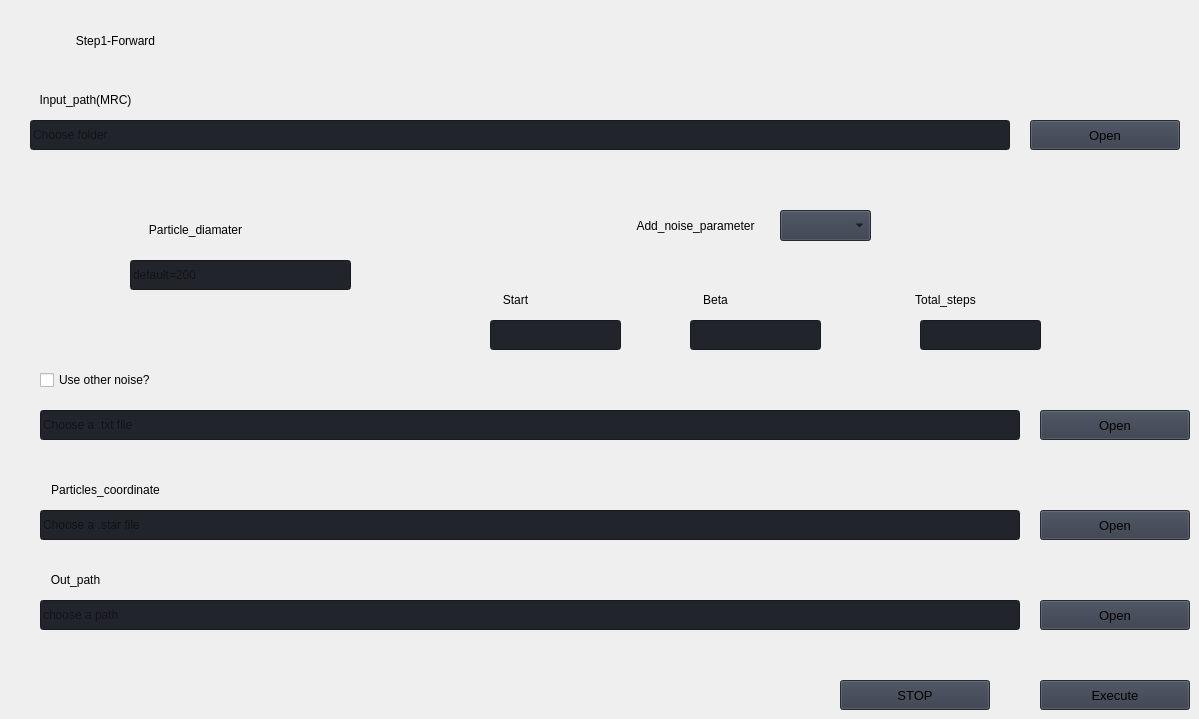
                   <widget class="QWidget" name="forward">
                    <widget class="QLabel" name="label">
                     <property name="geometry">
                      <rect>
                       <x>-10</x>
                       <y>30</y>
                       <width>251</width>
                       <height>21</height>
                      </rect>
                     </property>
                     <property name="styleSheet">
                      <string notr="true">font: 18pt &quot;Sans Serif&quot;;</string>
                     </property>
                     <property name="text">
                      <string>Step1-Forward</string>
                     </property>
                     <property name="alignment">
                      <set>Qt::AlignCenter</set>
                     </property>
                    </widget>
                    <widget class="QPushButton" name="btn_for_browser_2">
                     <property name="geometry">
                      <rect>
                       <x>1030</x>
                       <y>120</y>
                       <width>150</width>
                       <height>30</height>
                      </rect>
                     </property>
                     <property name="minimumSize">
                      <size>
                       <width>150</width>
                       <height>30</height>
                      </size>
                     </property>
                     <property name="font">
                      <font>
                       <family>Segoe UI</family>
                       <pointsize>10</pointsize>
                       <italic>false</italic>
                       <bold>false</bold>
                      </font>
                     </property>
                     <property name="cursor">
                      <cursorShape>PointingHandCursor</cursorShape>
                     </property>
                     <property name="styleSheet">
                      <string notr="true">background-color: rgb(52, 59, 72);</string>
                     </property>
                     <property name="text">
                      <string>Open</string>
                     </property>
                     <property name="icon">
                      <iconset resource="resources.qrc">
                       <normaloff>:/icons/images/icons/cil-folder-open.png</normaloff>:/icons/images/icons/cil-folder-open.png</iconset>
                     </property>
                    </widget>
                    <widget class="QLineEdit" name="lineEdit_2">
                     <property name="geometry">
                      <rect>
                       <x>30</x>
                       <y>120</y>
                       <width>980</width>
                       <height>30</height>
                      </rect>
                     </property>
                     <property name="minimumSize">
                      <size>
                       <width>0</width>
                       <height>30</height>
                      </size>
                     </property>
                     <property name="styleSheet">
                      <string notr="true">background-color: rgb(33, 37, 43);</string>
                     </property>
                     <property name="text">
                      <string/>
                     </property>
                     <property name="readOnly">
                      <bool>false</bool>
                     </property>
                     <property name="placeholderText">
                      <string>Choose folder</string>
                     </property>
                    </widget>
                    <widget class="QPushButton" name="btn_execute">
                     <property name="geometry">
                      <rect>
                       <x>1040</x>
                       <y>680</y>
                       <width>150</width>
                       <height>30</height>
                      </rect>
                     </property>
                     <property name="minimumSize">
                      <size>
                       <width>150</width>
                       <height>30</height>
                      </size>
                     </property>
                     <property name="font">
                      <font>
                       <family>Segoe UI</family>
                       <pointsize>10</pointsize>
                       <italic>false</italic>
                       <bold>false</bold>
                      </font>
                     </property>
                     <property name="cursor">
                      <cursorShape>PointingHandCursor</cursorShape>
                     </property>
                     <property name="styleSheet">
                      <string notr="true">background-color: rgb(52, 59, 72);</string>
                     </property>
                     <property name="text">
                      <string>Execute</string>
                     </property>
                     <property name="icon">
                      <iconset theme="media-seek-forward" resource="resources.qrc">
                       <normaloff>:/icons/images/icons/cil-caret-right.png</normaloff>:/icons/images/icons/cil-caret-right.png</iconset>
                     </property>
                    </widget>
                    <widget class="QLabel" name="label_2">
                     <property name="geometry">
                      <rect>
                       <x>10</x>
                       <y>90</y>
                       <width>151</width>
                       <height>20</height>
                      </rect>
                     </property>
                     <property name="toolTip">
                      <string>&lt;html&gt;&lt;head/&gt;&lt;body&gt;&lt;p&gt;&lt;span style=&quot; font-size:20pt;&quot;&gt;test&lt;/span&gt;&lt;/p&gt;&lt;/body&gt;&lt;/html&gt;</string>
                     </property>
                     <property name="whatsThis">
                      <string>&lt;html&gt;&lt;head/&gt;&lt;body&gt;&lt;p&gt;test&lt;/p&gt;&lt;/body&gt;&lt;/html&gt;</string>
                     </property>
                     <property name="text">
                      <string>Input_path(MRC)</string>
                     </property>
                     <property name="alignment">
                      <set>Qt::AlignCenter</set>
                     </property>
                    </widget>
                    <widget class="QLabel" name="label_4">
                     <property name="geometry">
                      <rect>
                       <x>120</x>
                       <y>220</y>
                       <width>151</width>
                       <height>20</height>
                      </rect>
                     </property>
                     <property name="text">
                      <string>Particle_diamater</string>
                     </property>
                     <property name="alignment">
                      <set>Qt::AlignCenter</set>
                     </property>
                    </widget>
                    <widget class="QLineEdit" name="lineEdit_4">
                     <property name="geometry">
                      <rect>
                       <x>130</x>
                       <y>260</y>
                       <width>221</width>
                       <height>30</height>
                      </rect>
                     </property>
                     <property name="minimumSize">
                      <size>
                       <width>0</width>
                       <height>30</height>
                      </size>
                     </property>
                     <property name="styleSheet">
                      <string notr="true">background-color: rgb(33, 37, 43);</string>
                     </property>
                     <property name="text">
                      <string/>
                     </property>
                     <property name="readOnly">
                      <bool>false</bool>
                     </property>
                     <property name="placeholderText">
                      <string>default=200</string>
                     </property>
                    </widget>
                    <widget class="QLineEdit" name="lineEdit_5">
                     <property name="geometry">
                      <rect>
                       <x>690</x>
                       <y>320</y>
                       <width>131</width>
                       <height>30</height>
                      </rect>
                     </property>
                     <property name="minimumSize">
                      <size>
                       <width>0</width>
                       <height>30</height>
                      </size>
                     </property>
                     <property name="styleSheet">
                      <string notr="true">background-color: rgb(33, 37, 43);</string>
                     </property>
                     <property name="text">
                      <string/>
                     </property>
                     <property name="readOnly">
                      <bool>false</bool>
                     </property>
                     <property name="placeholderText">
                      <string/>
                     </property>
                    </widget>
                    <widget class="QLineEdit" name="lineEdit_6">
                     <property name="geometry">
                      <rect>
                       <x>920</x>
                       <y>320</y>
                       <width>121</width>
                       <height>30</height>
                      </rect>
                     </property>
                     <property name="minimumSize">
                      <size>
                       <width>0</width>
                       <height>30</height>
                      </size>
                     </property>
                     <property name="styleSheet">
                      <string notr="true">background-color: rgb(33, 37, 43);</string>
                     </property>
                     <property name="text">
                      <string/>
                     </property>
                     <property name="readOnly">
                      <bool>false</bool>
                     </property>
                     <property name="placeholderText">
                      <string/>
                     </property>
                    </widget>
                    <widget class="QLabel" name="label_5">
                     <property name="geometry">
                      <rect>
                       <x>640</x>
                       <y>290</y>
                       <width>151</width>
                       <height>20</height>
                      </rect>
                     </property>
                     <property name="text">
                      <string>Beta</string>
                     </property>
                     <property name="alignment">
                      <set>Qt::AlignCenter</set>
                     </property>
                    </widget>
                    <widget class="QLabel" name="label_6">
                     <property name="geometry">
                      <rect>
                       <x>870</x>
                       <y>290</y>
                       <width>151</width>
                       <height>20</height>
                      </rect>
                     </property>
                     <property name="text">
                      <string>Total_steps</string>
                     </property>
                     <property name="alignment">
                      <set>Qt::AlignCenter</set>
                     </property>
                    </widget>
                    <widget class="QLineEdit" name="lineEdit_7">
                     <property name="geometry">
                      <rect>
                       <x>40</x>
                       <y>410</y>
                       <width>980</width>
                       <height>30</height>
                      </rect>
                     </property>
                     <property name="minimumSize">
                      <size>
                       <width>0</width>
                       <height>30</height>
                      </size>
                     </property>
                     <property name="styleSheet">
                      <string notr="true">background-color: rgb(33, 37, 43);</string>
                     </property>
                     <property name="text">
                      <string/>
                     </property>
                     <property name="readOnly">
                      <bool>false</bool>
                     </property>
                     <property name="placeholderText">
                      <string>Choose a .txt file</string>
                     </property>
                    </widget>
                    <widget class="QLineEdit" name="lineEdit_8">
                     <property name="geometry">
                      <rect>
                       <x>40</x>
                       <y>510</y>
                       <width>980</width>
                       <height>30</height>
                      </rect>
                     </property>
                     <property name="minimumSize">
                      <size>
                       <width>0</width>
                       <height>30</height>
                      </size>
                     </property>
                     <property name="styleSheet">
                      <string notr="true">background-color: rgb(33, 37, 43);</string>
                     </property>
                     <property name="text">
                      <string/>
                     </property>
                     <property name="readOnly">
                      <bool>false</bool>
                     </property>
                     <property name="placeholderText">
                      <string>Choose a .star file</string>
                     </property>
                    </widget>
                    <widget class="QPushButton" name="btn_for_browser_pc">
                     <property name="geometry">
                      <rect>
                       <x>1040</x>
                       <y>510</y>
                       <width>150</width>
                       <height>30</height>
                      </rect>
                     </property>
                     <property name="minimumSize">
                      <size>
                       <width>150</width>
                       <height>30</height>
                      </size>
                     </property>
                     <property name="font">
                      <font>
                       <family>Segoe UI</family>
                       <pointsize>10</pointsize>
                       <italic>false</italic>
                       <bold>false</bold>
                      </font>
                     </property>
                     <property name="cursor">
                      <cursorShape>PointingHandCursor</cursorShape>
                     </property>
                     <property name="styleSheet">
                      <string notr="true">background-color: rgb(52, 59, 72);</string>
                     </property>
                     <property name="text">
                      <string>Open</string>
                     </property>
                     <property name="icon">
                      <iconset resource="resources.qrc">
                       <normaloff>:/icons/images/icons/cil-folder-open.png</normaloff>:/icons/images/icons/cil-folder-open.png</iconset>
                     </property>
                    </widget>
                    <widget class="QLabel" name="label_8">
                     <property name="geometry">
                      <rect>
                       <x>30</x>
                       <y>480</y>
                       <width>151</width>
                       <height>20</height>
                      </rect>
                     </property>
                     <property name="toolTip">
                      <string>&lt;html&gt;&lt;head/&gt;&lt;body&gt;&lt;p&gt;&lt;span style=&quot; font-size:18pt;&quot;&gt;Particles coordinate .star file&lt;/span&gt;&lt;/p&gt;&lt;/body&gt;&lt;/html&gt;</string>
                     </property>
                     <property name="text">
                      <string>Particles_coordinate</string>
                     </property>
                     <property name="alignment">
                      <set>Qt::AlignCenter</set>
                     </property>
                    </widget>
                    <widget class="QPushButton" name="btn_for_browser_5">
                     <property name="geometry">
                      <rect>
                       <x>1040</x>
                       <y>600</y>
                       <width>150</width>
                       <height>30</height>
                      </rect>
                     </property>
                     <property name="minimumSize">
                      <size>
                       <width>150</width>
                       <height>30</height>
                      </size>
                     </property>
                     <property name="font">
                      <font>
                       <family>Segoe UI</family>
                       <pointsize>10</pointsize>
                       <italic>false</italic>
                       <bold>false</bold>
                      </font>
                     </property>
                     <property name="cursor">
                      <cursorShape>PointingHandCursor</cursorShape>
                     </property>
                     <property name="styleSheet">
                      <string notr="true">background-color: rgb(52, 59, 72);</string>
                     </property>
                     <property name="text">
                      <string>Open</string>
                     </property>
                     <property name="icon">
                      <iconset resource="resources.qrc">
                       <normaloff>:/icons/images/icons/cil-folder-open.png</normaloff>:/icons/images/icons/cil-folder-open.png</iconset>
                     </property>
                    </widget>
                    <widget class="QLabel" name="label_9">
                     <property name="geometry">
                      <rect>
                       <x>0</x>
                       <y>570</y>
                       <width>151</width>
                       <height>20</height>
                      </rect>
                     </property>
                     <property name="toolTip">
                      <string>&lt;html&gt;&lt;head/&gt;&lt;body&gt;&lt;p&gt;&lt;span style=&quot; font-size:18pt;&quot;&gt;Output path&lt;/span&gt;&lt;/p&gt;&lt;/body&gt;&lt;/html&gt;</string>
                     </property>
                     <property name="text">
                      <string>Out_path</string>
                     </property>
                     <property name="alignment">
                      <set>Qt::AlignCenter</set>
                     </property>
                    </widget>
                    <widget class="QLineEdit" name="lineEdit_9">
                     <property name="geometry">
                      <rect>
                       <x>40</x>
                       <y>600</y>
                       <width>980</width>
                       <height>30</height>
                      </rect>
                     </property>
                     <property name="minimumSize">
                      <size>
                       <width>0</width>
                       <height>30</height>
                      </size>
                     </property>
                     <property name="styleSheet">
                      <string notr="true">background-color: rgb(33, 37, 43);</string>
                     </property>
                     <property name="text">
                      <string/>
                     </property>
                     <property name="readOnly">
                      <bool>false</bool>
                     </property>
                     <property name="placeholderText">
                      <string>choose a path</string>
                     </property>
                    </widget>
                    <widget class="QPushButton" name="btn_for_browser_np">
                     <property name="geometry">
                      <rect>
                       <x>1040</x>
                       <y>410</y>
                       <width>150</width>
                       <height>30</height>
                      </rect>
                     </property>
                     <property name="minimumSize">
                      <size>
                       <width>150</width>
                       <height>30</height>
                      </size>
                     </property>
                     <property name="font">
                      <font>
                       <family>Segoe UI</family>
                       <pointsize>10</pointsize>
                       <italic>false</italic>
                       <bold>false</bold>
                      </font>
                     </property>
                     <property name="cursor">
                      <cursorShape>PointingHandCursor</cursorShape>
                     </property>
                     <property name="styleSheet">
                      <string notr="true">background-color: rgb(52, 59, 72);</string>
                     </property>
                     <property name="text">
                      <string>Open</string>
                     </property>
                     <property name="icon">
                      <iconset resource="resources.qrc">
                       <normaloff>:/icons/images/icons/cil-folder-open.png</normaloff>:/icons/images/icons/cil-folder-open.png</iconset>
                     </property>
                    </widget>
                    <widget class="QPushButton" name="btn_stop">
                     <property name="geometry">
                      <rect>
                       <x>840</x>
                       <y>680</y>
                       <width>150</width>
                       <height>30</height>
                      </rect>
                     </property>
                     <property name="minimumSize">
                      <size>
                       <width>150</width>
                       <height>30</height>
                      </size>
                     </property>
                     <property name="font">
                      <font>
                       <family>Segoe UI</family>
                       <pointsize>10</pointsize>
                       <italic>false</italic>
                       <bold>false</bold>
                      </font>
                     </property>
                     <property name="cursor">
                      <cursorShape>PointingHandCursor</cursorShape>
                     </property>
                     <property name="styleSheet">
                      <string notr="true">background-color: rgb(52, 59, 72);</string>
                     </property>
                     <property name="text">
                      <string>STOP</string>
                     </property>
                     <property name="icon">
                      <iconset resource="resources.qrc">
                       <normaloff>:/icons/images/icons/cil-x.png</normaloff>:/icons/images/icons/cil-x.png</iconset>
                     </property>
                    </widget>
                    <widget class="QCheckBox" name="checkBox_4">
                     <property name="geometry">
                      <rect>
                       <x>40</x>
                       <y>370</y>
                       <width>231</width>
                       <height>20</height>
                      </rect>
                     </property>
                     <property name="text">
                      <string>Use other noise?</string>
                     </property>
                    </widget>
                    <widget class="QComboBox" name="comboBox_config">
                     <property name="geometry">
                      <rect>
                       <x>780</x>
                       <y>210</y>
                       <width>91</width>
                       <height>31</height>
                      </rect>
                     </property>
                     <property name="styleSheet">
                      <string notr="true">background-color: rgb(52, 59, 72);</string>
                     </property>
                    </widget>
                    <widget class="QLabel" name="label_23">
                     <property name="geometry">
                      <rect>
                       <x>620</x>
                       <y>210</y>
                       <width>151</width>
                       <height>31</height>
                      </rect>
                     </property>
                     <property name="toolTip">
                      <string>&lt;html&gt;&lt;head/&gt;&lt;body&gt;&lt;p&gt;&lt;span style=&quot; font-size:20pt;&quot;&gt;test&lt;/span&gt;&lt;/p&gt;&lt;/body&gt;&lt;/html&gt;</string>
                     </property>
                     <property name="whatsThis">
                      <string>&lt;html&gt;&lt;head/&gt;&lt;body&gt;&lt;p&gt;test&lt;/p&gt;&lt;/body&gt;&lt;/html&gt;</string>
                     </property>
                     <property name="text">
                      <string>Add_noise_parameter</string>
                     </property>
                     <property name="alignment">
                      <set>Qt::AlignCenter</set>
                     </property>
                    </widget>
                    <widget class="QLineEdit" name="lineEdit_15">
                     <property name="geometry">
                      <rect>
                       <x>490</x>
                       <y>320</y>
                       <width>131</width>
                       <height>30</height>
                      </rect>
                     </property>
                     <property name="minimumSize">
                      <size>
                       <width>0</width>
                       <height>30</height>
                      </size>
                     </property>
                     <property name="styleSheet">
                      <string notr="true">background-color: rgb(33, 37, 43);</string>
                     </property>
                     <property name="text">
                      <string/>
                     </property>
                     <property name="readOnly">
                      <bool>false</bool>
                     </property>
                     <property name="placeholderText">
                      <string/>
                     </property>
                    </widget>
                    <widget class="QLabel" name="label_24">
                     <property name="geometry">
                      <rect>
                       <x>440</x>
                       <y>290</y>
                       <width>151</width>
                       <height>20</height>
                      </rect>
                     </property>
                     <property name="text">
                      <string>Start</string>
                     </property>
                     <property name="alignment">
                      <set>Qt::AlignCenter</set>
                     </property>
                    </widget>
                   </widget>
